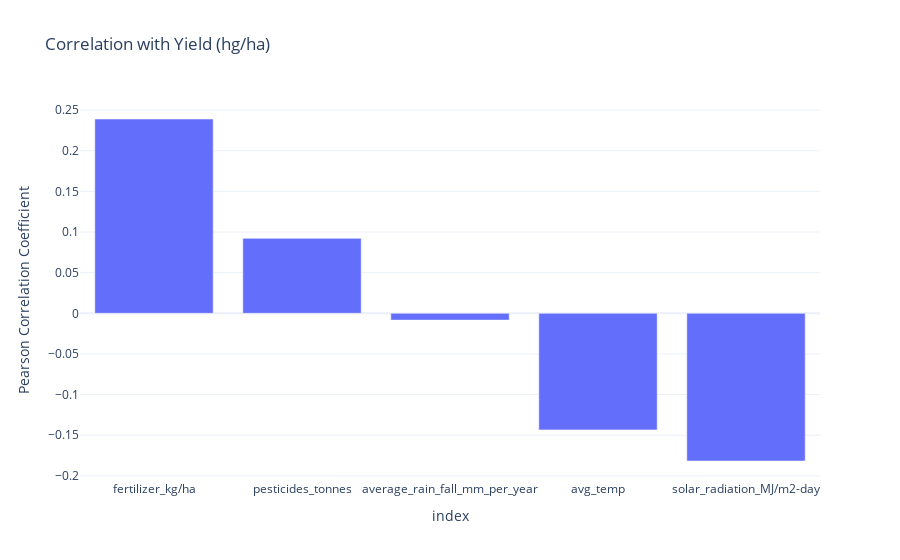

The cell this chart's notebook holds for it:
### Markdown cell above
### 5.1. Top Predictors (by Correlation)

A simple bar chart of the correlation coefficients with yield can be very effective.

### Code cell
if not df.empty:
    # Get correlations with yield
    yield_corr = corr_matrix['hg/ha_yield'].drop('hg/ha_yield').sort_values(ascending=False)
    
    fig = px.bar(yield_corr, x=yield_corr.index, y=yield_corr.values,
                 title='Correlation with Yield (hg/ha)',
                 labels={'x': 'Feature', 'y': 'Pearson Correlation Coefficient'})
    fig.show()

### Figure 1 — Plotly figure (JSON) as saved in the notebook; plotly's stock layout.template omitted (floating-point values rounded to 4 significant figures)
{"data": [{"hovertemplate": "index=%{x}<br>Pearson Correlation Coefficient=%{y}<extra></extra>", "legendgroup": "", "marker": {"color": "#636efa", "pattern": {"shape": ""}}, "name": "", "orientation": "v", "showlegend": false, "textposition": "auto", "type": "bar", "x": ["fertilizer_kg/ha", "pesticides_tonnes", "average_rain_fall_mm_per_year", "avg_temp", "solar_radiation_MJ/m2-day"], "xaxis": "x", "y": [0.2391, 0.09221, -0.008354, -0.1434, -0.1817], "yaxis": "y"}], "layout": {"barmode": "relative", "legend": {"tracegroupgap": 0}, "title": {"text": "Correlation with Yield (hg/ha)"}, "xaxis": {"anchor": "y", "domain": [0, 1], "title": {"text": "index"}}, "yaxis": {"anchor": "x", "domain": [0, 1], "title": {"text": "Pearson Correlation Coefficient"}}}}
